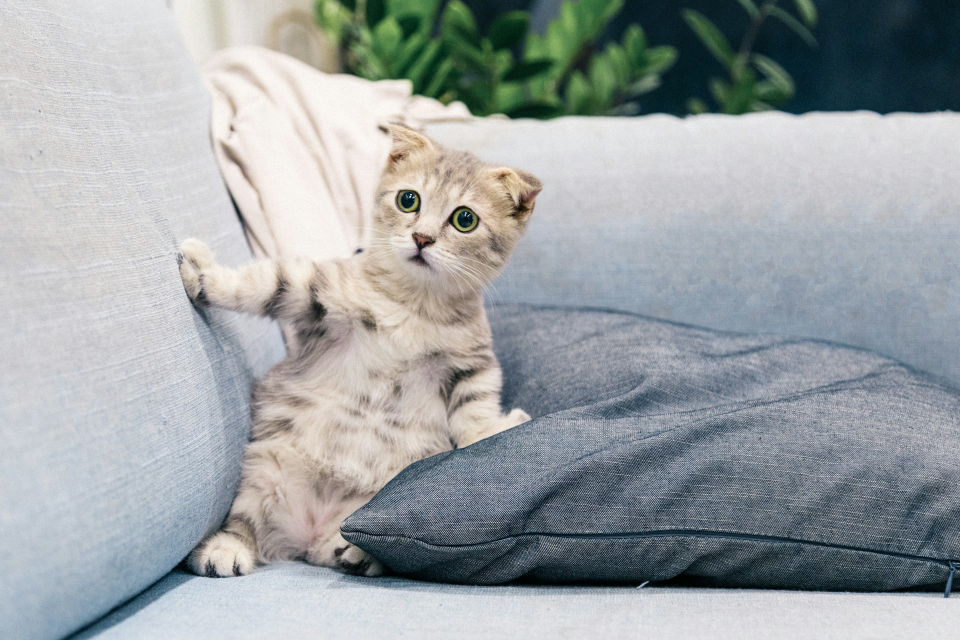
#> input picture cat.jpg, 1920 x 1280 px (shown at 1/2 size)
$ python index.py
#> lines starting #> are read from the running program, lines starting #| are printed output that depends on the picture
import cv2 as cv
import sys


# reading image from storage
img = cv.imread("cat.jpg")
#> img is the input picture: shape (1280, 1920, 3); mean B, G, R 164, 162.3, 156.7

# resizign the image now

# returns a resized image doesnt modify the og image.
img_resized = cv.resize(img, (400, 400))
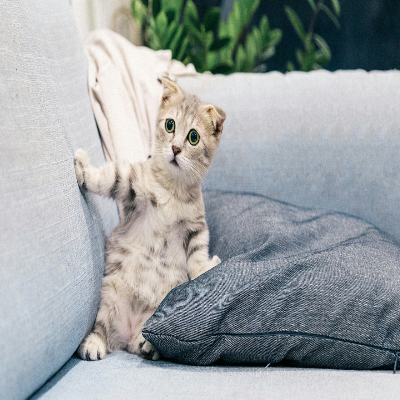
#> img_resized: shape (400, 400, 3); mean B, G, R 163.9, 162.2, 156.5

# if image isnt available

if img is None:
    sys.exit("couldn't read the image")

# displaying the image

cv.imshow("displaying Cat", img_resized)
cv.waitKey(0)  # wait infintly till the user press any key only then exit

# issue : image was too big for screen size so did a stackoverflow search


#
